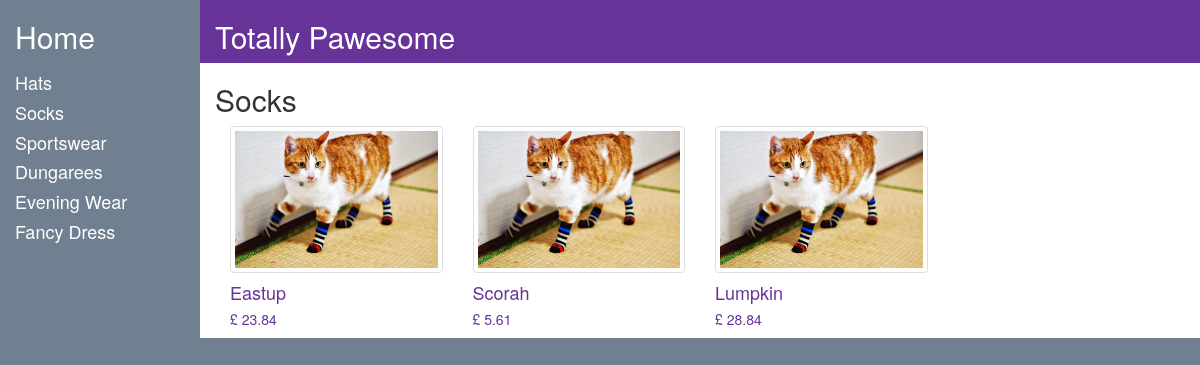
Screenshot of /src/app/products.php?categoryId=2 with the database file from the repository.
### tables this page shows
CREATE TABLE `categories` (
  `id` int(11) unsigned NOT NULL AUTO_INCREMENT,
  `categoryName` varchar(255) DEFAULT NULL,
  `deleted` tinyint(4) DEFAULT '0',
  `defaultImageFilepath` varchar(255) NOT NULL DEFAULT '',
  `defaultImageAlt` varchar(255) DEFAULT '',
  PRIMARY KEY (`id`)
);

CREATE TABLE `images` (
  `id` int(11) unsigned NOT NULL AUTO_INCREMENT,
  `productId` int(11) DEFAULT NULL,
  `imageFilePath` varchar(255) DEFAULT NULL,
  `deleted` tinyint(4) DEFAULT '0',
  `alt` varchar(255) DEFAULT NULL,
  PRIMARY KEY (`id`)
);

CREATE TABLE `products` (
  `id` int(11) unsigned NOT NULL AUTO_INCREMENT,
  `categoryId` int(11) DEFAULT NULL,
  `productName` varchar(255) DEFAULT NULL,
  `productPrice` float DEFAULT NULL,
  `productDescription` varchar(1000) DEFAULT NULL,
  `availableSizes` enum('XS','S','M','L','XL','2XL','3XL') DEFAULT NULL,
  `availableColors` enum('Red','Blue','Green') DEFAULT 'Red',
  `deleted` tinyint(4) DEFAULT '0',
  PRIMARY KEY (`id`)
);

### src/classes/mySqlDbConnect.php (called while the page is built, shortened)
<?php
class mySqlDbConnect implements ConnectToDb {
    private $db;
    public function __construct()
    {
        try{
            $this->db = new PDO('mysql:host=127.0.0.1; dbname=ecommerce-shop', 'root');
        } catch (Exception $e) {
            echo "your connection did not work: " . $e->getMessage();
        }
    }
    public function ConnectToDb(){
        return $this->db;
    }
}

### src/classes/Store.php (called while the page is built, shortened)
<?php
class Store implements GetCategories
{
    private $db;
    public function __construct(ConnectToDb $con)
    {
        $this->db = $con->ConnectToDb();
    }
    public function getCategories():array
    {
        $query = $this->db->prepare("SELECT `id`, `categoryName`, `defaultImageFilePath`,`defaultImageAlt` FROM `categories` WHERE `deleted` = 0;");
        $query->setFetchMode(PDO::FETCH_CLASS, Category::class);
        $query->execute();
        return $query->fetchAll();
    }
    public function getCurrentCategory(int $categoryId):array
    {
        $query = $this->db->prepare("SELECT `categoryName` FROM `categories` WHERE `id` = :categoryId AND `deleted` = 0;");
        $query->bindParam(':categoryId', $categoryId);
        $query->setFetchMode(PDO::FETCH_ASSOC);
        $query->execute();
        return $query->fetch();
    }
    public function getProducts(int $categoryId):array
    {
        $query = $this->db->prepare("SELECT products.id, products.productName, products.productPrice, products.productDescription, products.availableSizes, products.availableColors, images.imageFilePath
                                     FROM products
                                     LEFT JOIN images
                                     ON products.id = images.productId
                                     WHERE categoryId = :categoryId
                                     AND products.deleted = 0");
        $query->bindParam(':categoryId', $categoryId);
        $query->setFetchMode(PDO::FETCH_CLASS, Product::class);
        $query->execute();
        return $query->fetchAll(PDO::FETCH_CLASS, Product::class);
    }
}

### src/classes/Category.php (called while the page is built, shortened)
<?php
class Category
{
    private $id;
    private $categoryName;
    public function getId():int
    {
        return $this->id;
    }
    public function getCategoryName():string
    {
        return $this->categoryName;
    }
}

### src/classes/Product.php (called while the page is built, shortened)
<?php
class Product
{
    private $id;
    private $productName;
    private $productPrice;
    private $imageFilePath;
    public function getId():int
    {
        return $this->id;
    }
    public function getProductName():string
    {
        return $this->productName;
    }
    public function getProductPrice():float
    {
        return $this->productPrice;
    }
    public function getImageFilePath():string
    {
        return $this->imageFilePath;
    }
}

### src/app/products.php (the view, shortened to what this page needs)
<?php
$mySqlCon = new mySqlDbConnect();
$store = new Store($mySqlCon);
$categories = $store->getCategories();
$categoryId = $_GET['categoryId'];
$currentCategory = $store->getCurrentCategory($categoryId);
$products = $store->getProducts($categoryId);
?>
<!DOCTYPE html>
<html lang="en">
<head>
    <link rel="stylesheet" type="text/css" href="../assets/css/vendor/bootstrap.min.css">
    <link rel="stylesheet" type="text/css" href="../assets/css/styles.css">
</head>
<body>
<section class="row banner">
    <div class="home col-xs-3 col-sm-2">
        <a href="#">
            <h2>Home</h2>
        </a>
    </div>
    <div class="shop-name col-xs-9 col-sm-10">
        <h2>Totally Pawesome</h2>
    </div>
</section>
<section class="row main">
    <div class="sidebar col-xs-3 col-sm-2">
        <?php
        foreach($categories as $category) {
            if($category instanceof Category) { ?>
                <a href="./products.php?categoryId=<?php echo $category->getId(); ?>">
                    <h4><?php echo $category->getCategoryName(); ?></h4>
                </a>
        <?php
            }
        }
        ?>
    </div>
    <div class="main-content col-xs-9 col-sm-10">
        <div class="row">
            <h2><?php echo $currentCategory['categoryName']; ?></h2>
        </div>
            <?php
            foreach($products as $product) {
                if($product instanceof Product) { ?>
                    <div class="product col-xs-10 col-sm-6 col-md-4 col-lg-3">
                        <a href="./src/app/productPage.php?productId=<?php echo $product->getId(); ?>">
                            <img class="img-thumbnail" src="<?php echo $product->getImageFilePath(); ?>">
                            <h4><?php echo $product->getProductName(); ?></h4>
                            <h5>£ <?php echo $product->getProductPrice(); ?></h5>
                        </a>
                    </div>
            <?php
                }
            }
            ?>
    </div>
</section>
</body>
</html>

### src/assets/css/styles.css (style rules this page uses)
html, body { height: 100%; background-color: #708090; }
.row { margin: 0; }
.banner { color: #ffffff; }
.banner a, .sidebar a { color: #ffffff; }
.shop-name { background-color: #663399; }
.main-content { background-color: #ffffff; }
.product a, .category a { color: #663399; }

### rows the page displays
categories: categoryName "Hats"
categories: categoryName "Socks"
categories: categoryName "Sportswear"
categories: categoryName "Dungarees"
categories: categoryName "Evening Wear"
categories: categoryName "Fancy Dress"
images: imageFilePath (picture), productId.productName "Eastup", productId.productPrice "23.84"
images: imageFilePath (picture), productId.productName "Scorah", productId.productPrice "5.61"
images: imageFilePath (picture), productId.productName "Lumpkin", productId.productPrice "28.84"
